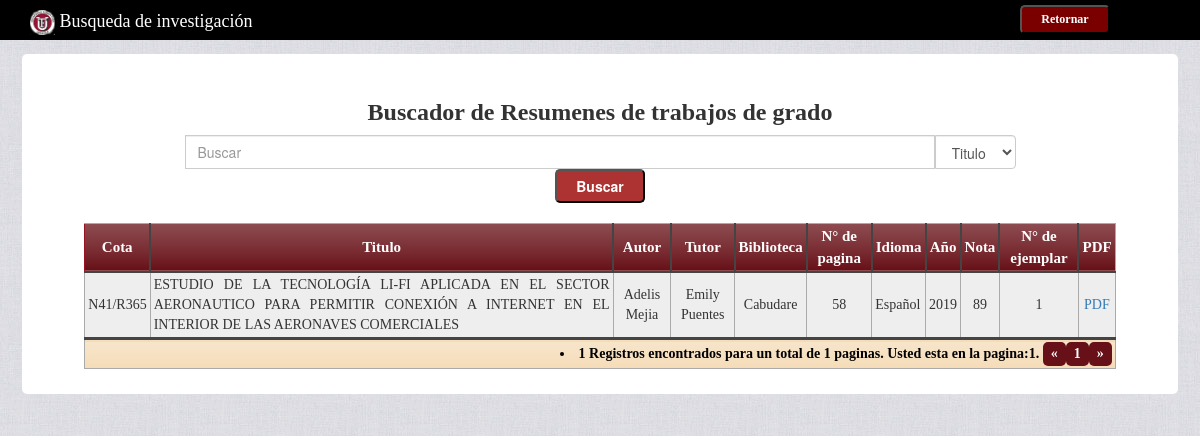
The app's page /buscador.php with its own data.
### tables this page shows
CREATE TABLE IF NOT EXISTS `trabajos` (
  `cota` varchar(20) NOT NULL COMMENT 'Cota de Trabajo',
  `titulo` varchar(255) NOT NULL COMMENT 'Titulo del trabajo',
  `autor` varchar(40) NOT NULL COMMENT 'Aurtor',
  `tutor` varchar(30) NOT NULL COMMENT 'Tutor',
  `biblioteca` varchar(20) NOT NULL COMMENT 'Ubicacion de Biblioteca',
  `npag` int(5) NOT NULL COMMENT 'N de Pag',
  `idioma` varchar(10) NOT NULL COMMENT 'Idioma del trbajo',
  `annp` int(4) NOT NULL COMMENT 'Año',
  `notas` int(3) NOT NULL COMMENT 'Nota del trabaajo',
  `nej` int(3) NOT NULL COMMENT 'N de ejemplar',
  `imgres` text NOT NULL COMMENT 'imagen resumen',
  PRIMARY KEY (`cota`)
);

### buscador.php (the view, shortened to what this page needs)
<?php
if(!isset($_GET["page"])){
	$pagact=1;
	$n=1;
	$m=5;
}elseif($_GET["page"]<=3){
	$pagact=$_GET["page"];
	$n=1;
	$m=5;
	}else{
	$pagact=$_GET["page"];
    $n=$_GET["page"]-2;
	$m=$_GET["page"]+2;
}
?>
<!DOCTYPE html>
<html>
  <head>
    <link rel="stylesheet" type="text/css" href="ok.css">
    <link rel="stylesheet" type="text/css" href="estilos.css">
    <link rel="stylesheet" type="text/css" href="slidemenu.css" />
	<link rel="stylesheet" type="text/css" href="Tablastyle.css" />
  </head>
  <body background="background.jpg">
    <div class="container-fluid" style=" margin-top: -10px;">
  	  <div class="row" >
        <header>
  	      <h4 class="tit"> <img src="logo.jpg" width="25" height="25">  Busqueda de investigación</h4>
		</header>
  	  </div>
  	  <div class="centro row">
  	  	  <form method="get" action="resultado.php">
  	  	    <br>
  	  	    <h3>Buscador de Resumenes de trabajos de grado</h3>
			<Center>
		<div class="input-group">
		<input type="text" class="form-control" style="width:750px"  name="buscador" id="buscador" placeholder="Buscar" required>
    <select class="form-control cedula" name="tipo" id="tipo">>
                  	<option value="titulo">Titulo</option>
                  </select>
				  </div>
	<input type="submit" name="buscar" id="buscar" value="Buscar">
			</Center>
            <br>
	        </form>
  <?php
	       require 'config.php';
			$maxpag=10;
	        $from=($pagact-1)*$maxpag;
	 $sql="SELECT * FROM trabajos";
	 $resultado=$base->prepare($sql);
	  $resultado->execute(array(""));
	  $regtot=$resultado->rowcount();
	  $pagtot=ceil($regtot/$maxpag);
	    if(($pagtot-2)<=$pagact){
			$m=$pagtot;
			$n=$pagact-2;
		}
	     if($pagtot<=$pagact or $pagtot<=5){
		$n=1;
		 }
	 $sqllimit="SELECT * FROM trabajos LIMIT $from,$maxpag";
      $resultado=$base->prepare($sqllimit);
	  $resultado->execute(array(""));
echo "
<center>
<table class='resulttable'>
<thead>
<tr>
<th>Cota</th>
<th>Titulo</th>
<th>Autor</th>
<th>Tutor</th>
<th>Biblioteca</th>
<th>N° de pagina</th>
<th>Idioma</th>
<th>Año</th>
<th>Nota</th>
<th>N° de ejemplar</th>
<th>PDF</th>
</tr></thead>
<tfoot>
<tr>
<td colspan='11'>
<div class='links'>
<li>".$regtot."  Registros encontrados para un total de ".$pagtot."  paginas. Usted esta en la pagina:".$pagact.".
<a href='?page=1'>&laquo;</a>";
for($i=$n; $i<=$m; $i++){
echo "<a href='?page=".$i."'>".$i."</a>";
}
echo"<a href='?page=".$pagtot."'>&raquo;</a></div>
</li>
</td>
</tr>
</tfoot>";
		while($registro=$resultado->fetch(PDO::FETCH_ASSOC)){
echo "<tbody>
<tr>
<td style='text-align:center'>". $registro['cota'] ."</td>
<td style='text-align:justify'>". $registro['titulo'] ."</td>
<td style='text-align:center'>". $registro['autor'] ."</td>
<td style='text-align:center'>". $registro['tutor'] ."</td>
<td style='text-align:center'>". $registro['biblioteca'] ."</td>
<td style='text-align:center'>". $registro['npag'] ."</td>
<td style='text-align:left'>". $registro['idioma'] ."</td>
<td style='text-align:center'>". $registro['annp'] ."</td>
<td style='text-align:center'>". $registro['notas'] ."</td>
<td style='text-align:center'>". $registro['nej'] ."</td>
<td style='text-align:center'><a href='download.php?file=".$registro['imgres']."'>PDF</a></td>
</tr>";
		}
		echo"</tbody></table></center>";
?>
	  <br>
      </div>
    </div>
    <br>
    <div id="myslidemenu" class="jqueryslidemenu">
     <form method="post" action="http://www.uft.edu.ve/"><input type="submit" name="retorno" id="retorno" value="Retornar"></form>
      <br style="clear: left" />
    </div>
  </body>
</html>

### estilos.css (style rules this page uses)
header { width: 100%; height: 100%; height: calc(100% - 1px); background-size: cover; }
.tit { background: black; color:white; font-family: tahoma; width: 100%; display: block; height: 40px; padding: 10px 30px; }
div.centro { border-radius: 5px; background-color: white; margin: 4px 7px 14px; padding: 5px 5px 5px 5px; }
h3 { text-align: center; font-family:Verdana; font-weight: bold; }
input[type=submit] { cursor: pointer; border-radius: 5px; width: 90px; padding: 5px 5px 5px 5px; background-color: rgba(153,0,0,0.8); font-weight: bold; color: white; }
.cedula { width: 25%; }
th { text-align: center; }

### slidemenu.css (style rules this page uses)
.jqueryslidemenu { font: bold 12px Verdana; background-image: url('../images/black_lozenge_@2X'); width: 0.1px; position: absolute; top: 5px; left:85%; }

### Tablastyle.css (style rules this page uses)
table.resulttable { font-family: "Times New Roman", Times, serif; border: 1px solid #971322; background-color: #EEEEEE; width: 90%; height: 100%; border-collapse: collapse; }
table.resulttable td, table.resulttable th { border: 1px solid #AAAAAA; padding: 2px 3px; }
table.resulttable tbody td { font-size: 14px; }
table.resulttable thead { background: #671017; background: -moz-linear-gradient(top, #8d4c51 0%, #76282e 66%, #671017 100%); background: -webkit-linear-gradient(top, #8d4c51 0%, #76282e 66%, #671017 100%); background: linear-gradient(to bottom, #8d4c51 0%, #76282e 66%, #671017 100%); border-bottom: 2px solid #444444; }
table.resulttable thead th { font-size: 15px; font-weight: bold; color: #FFFFFF; border-left: 2px solid #444444; }
table.resulttable thead th:first-child { border-left: none; }
table.resulttable tfoot { font-size: 14px; font-weight: bold; color: #000000; background: #F5DCB8; background: -moz-linear-gradient(top, #f7e5ca 0%, #f6dfbf 66%, #F5DCB8 100%); background: -webkit-linear-gradient(top, #f7e5ca 0%, #f6dfbf 66%, #F5DCB8 100%); background: linear-gradient(to bottom, #f7e5ca 0%, #f6dfbf 66%, #F5DCB8 100%); border-top: 3px solid #444444; }
table.resulttable tfoot td { font-size: 14px; }
table.resulttable tfoot .links { text-align: right; }
table.resulttable tfoot .links a { display: inline-block; background: #671017; color: #FFFFFF; padding: 2px 8px; border-radius: 5px }

### records on screen
trabajos: cota "N41/R365", titulo "ESTUDIO DE LA TECNOLOGÍA LI-FI APLICADA EN EL SECTOR AERONAUTICO PARA PERMITIR CONEXIÓN A INTERNET EN EL INTERIOR DE LAS AERONAVES COMERCIALES", autor "Adelis Mejia", tutor "Emily Puentes", biblioteca "Cabudare", npag "58", idioma "Español", annp "2019", notas "89", nej "1"

### other values on screen
$regtot "1"
$pagtot "1"
$pagact "1"
